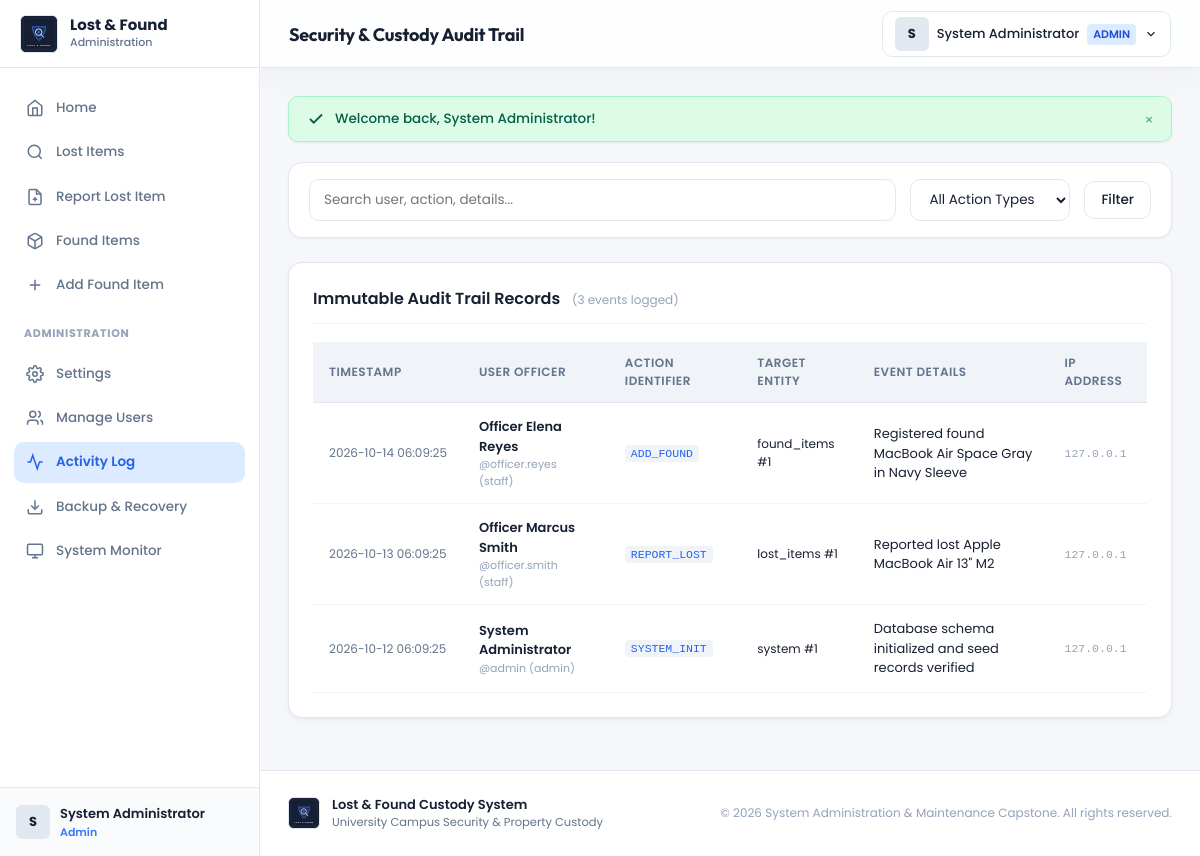
/admin/activity_log.php (signed in), run on the app's committed database.
### tables this page shows
CREATE TABLE `users` (
  `id` int(11) NOT NULL AUTO_INCREMENT,
  `username` varchar(50) NOT NULL,
  `email` varchar(100) NOT NULL,
  `full_name` varchar(100) NOT NULL,
  `role` enum('admin','staff') NOT NULL DEFAULT 'staff',
  `password_hash` varchar(255) NOT NULL,
  `status` enum('active','inactive') NOT NULL DEFAULT 'active',
  `last_login` datetime DEFAULT NULL,
  `created_at` timestamp NOT NULL DEFAULT CURRENT_TIMESTAMP,
  `updated_at` timestamp NOT NULL DEFAULT CURRENT_TIMESTAMP ON UPDATE CURRENT_TIMESTAMP,
  PRIMARY KEY (`id`),
  UNIQUE KEY `uk_username` (`username`),
  UNIQUE KEY `uk_email` (`email`),
  KEY `idx_role` (`role`),
  KEY `idx_status` (`status`)
);

CREATE TABLE `activity_logs` (
  `id` int(11) NOT NULL AUTO_INCREMENT,
  `user_id` int(11) DEFAULT NULL,
  `action` varchar(100) NOT NULL,
  `entity_type` varchar(50) DEFAULT NULL,
  `entity_id` int(11) DEFAULT NULL,
  `details` text DEFAULT NULL,
  `ip_address` varchar(45) DEFAULT NULL,
  `user_agent` varchar(255) DEFAULT NULL,
  `created_at` timestamp NOT NULL DEFAULT CURRENT_TIMESTAMP,
  PRIMARY KEY (`id`),
  KEY `idx_log_user` (`user_id`),
  KEY `idx_log_action` (`action`),
  KEY `idx_log_created` (`created_at`)
);

CREATE TABLE `system_settings` (
  `id` int(11) NOT NULL AUTO_INCREMENT,
  `setting_key` varchar(50) NOT NULL,
  `setting_value` text NOT NULL,
  `setting_group` varchar(50) NOT NULL DEFAULT 'general',
  `description` varchar(255) DEFAULT NULL,
  `updated_at` timestamp NOT NULL DEFAULT CURRENT_TIMESTAMP ON UPDATE CURRENT_TIMESTAMP,
  PRIMARY KEY (`id`),
  UNIQUE KEY `uk_setting_key` (`setting_key`)
);

### includes/auth.php (called while the page is built, shortened)
<?php
function is_logged_in(): bool {
    return !empty($_SESSION['user_id']) && !empty($_SESSION['username']);
}
function current_user(): ?array {
    return [
        'id'        => (int)$_SESSION['user_id'],
        'username'  => (string)$_SESSION['username'],
        'email'     => (string)($_SESSION['email'] ?? ''),
        'full_name' => (string)($_SESSION['full_name'] ?? 'Authorized User'),
        'role'      => (string)($_SESSION['role'] ?? 'staff'),
        'status'    => (string)($_SESSION['status'] ?? 'active')
    ];
}
function is_admin(): bool {
    return is_logged_in() && ($_SESSION['role'] === 'admin');
}

### includes/functions.php (called while the page is built, shortened)
<?php
function e($value): string {
    return htmlspecialchars((string)($value ?? ''), ENT_QUOTES, 'UTF-8');
}
function get_system_setting(string $key, string $default = ''): string {
    try {
        $db = get_db_connection();
        $stmt = $db->prepare("SELECT setting_value FROM system_settings WHERE setting_key = :k LIMIT 1");
        $stmt->execute(['k' => $key]);
        $val = $stmt->fetchColumn();
        if ($val !== false) {
            return (string)$val;
        }
    } catch (Exception $e) {
        error_log('Failed to fetch setting ' . $key . ': ' . $e->getMessage());
    }
    return $default;
}
function get_logo_url(): string {
    if (file_exists(APP_ROOT . '/picture/logo.svg')) {
        return BASE_URL . '/picture/logo.svg';
    }
    return BASE_URL . '/assets/images/logo-fallback.svg';
}

### admin/activity_log.php (the view, shortened to what this page needs)
<?php
require_once APP_ROOT . '/includes/auth.php';
require_once APP_ROOT . '/includes/functions.php';
$db = get_db_connection();
$search = trim($_GET['search'] ?? '');
$page   = max(1, (int)($_GET['page'] ?? 1));
$perPage = 20;
$offset = ($page - 1) * $perPage;
$where = [];
$params = [];
$whereSql = !empty($where) ? 'WHERE ' . implode(' AND ', $where) : '';
$countStmt = $db->prepare(
    "SELECT COUNT(*) FROM activity_logs a
     LEFT JOIN users u ON a.user_id = u.id
     $whereSql"
);
$countStmt->execute($params);
$totalRows = (int)$countStmt->fetchColumn();
$sql = "SELECT a.*, u.username, u.full_name, u.role
        FROM activity_logs a
        LEFT JOIN users u ON a.user_id = u.id
        $whereSql
        ORDER BY a.created_at DESC
        LIMIT $perPage OFFSET $offset";
$stmt = $db->prepare($sql);
$stmt->execute($params);
$logs = $stmt->fetchAll();
$pageHeading = 'Security & Custody Audit Trail';
$activeNav = 'activity_log';
require_once APP_ROOT . '/includes/header.php';
require_once APP_ROOT . '/includes/sidebar.php';
?>
<div class="app-main">
    <?php require_once APP_ROOT . '/includes/navbar.php'; ?>
    <div class="content-wrapper">
        <?php require_once APP_ROOT . '/includes/flash_messages.php'; ?>
        <form method="GET" action="<?= BASE_URL ?>/admin/activity_log.php" class="filter-toolbar">
            <div class="filter-input-wrap">
                <input type="text" name="search" class="form-control" placeholder="Search user, action, details..." value="<?= e($search) ?>">
            </div>
            <div class="filter-select-wrap">
                <select name="action_filter" class="form-control">
                    <option value="">All Action Types</option>
                </select>
            </div>
            <div class="filter-actions">
                <button type="submit" class="btn btn-secondary">Filter</button>
            </div>
        </form>
        <div class="card">
            <div class="card-header">
                <div>
                    <span class="card-title">Immutable Audit Trail Records</span>
                    <span style="font-size: 12px; color: var(--text-muted); margin-left: 8px;">(<?= $totalRows ?> events logged)</span>
                </div>
            </div>
            <div class="table-responsive">
                <table class="table-custom">
                    <thead>
                        <tr>
                            <th>Timestamp</th>
                            <th>User Officer</th>
                            <th>Action Identifier</th>
                            <th>Target Entity</th>
                            <th>Event Details</th>
                            <th>IP Address</th>
                        </tr>
                    </thead>
                    <tbody>
                        <?php if (empty($logs)): ?>
                            <tr><td colspan="6" style="text-align:center;padding:30px;color:var(--text-muted);">No activity records found matching criteria.</td></tr>
                        <?php else: ?>
                            <?php foreach ($logs as $log): ?>
                                <tr>
                                    <td style="font-size:12px;color:var(--text-secondary);white-space:nowrap;">
                                        <?= e($log['created_at']) ?>
                                    </td>
                                    <td>
                                        <div style="font-weight:600;font-size:13px;"><?= e($log['full_name'] ?? 'System') ?></div>
                                        <div style="font-size:11px;color:var(--text-muted);">@<?= e($log['username'] ?? 'sys') ?> (<?= e($log['role'] ?? 'cron') ?>)</div>
                                    </td>
                                    <td>
                                        <code style="font-size:11.5px;background:var(--surface-secondary);padding:2px 6px;border-radius:4px;color:var(--accent-hover);">
                                            <?= e($log['action']) ?>
                                        </code>
                                    </td>
                                    <td style="font-size:12px;">
                                        <?= e($log['entity_type'] ?: '—') ?> <?= $log['entity_id'] ? '#' . (int)$log['entity_id'] : '' ?>
                                    </td>
                                    <td style="font-size:13px;color:var(--text-primary);max-width:320px;">
                                        <?= e($log['details'] ?? '—') ?>
                                    </td>
                                    <td style="font-size:11.5px;color:var(--text-muted);font-family:monospace;">
                                        <?= e($log['ip_address'] ?? '127.0.0.1') ?>
                                    </td>
                                </tr>
                            <?php endforeach; ?>
                        <?php endif; ?>
                    </tbody>
                </table>
            </div>
        </div>
<?php
require_once APP_ROOT . '/includes/footer.php';
?>

### includes/sidebar.php (shortened to what this page needs)
<?php
$user = current_user();
$activeNav = $activeNav ?? '';
$logoUrl = get_logo_url();
?>
<aside class="app-sidebar">
    <div class="sidebar-header">
        <a href="<?= is_admin() ? BASE_URL . '/dashboard.php' : BASE_URL . '/lost_items/index.php' ?>" class="brand-link">
            <div class="brand-logo-container">
                <img src="<?= e($logoUrl) ?>" alt="Lost &amp; Found System Logo" onerror="this.onerror=null; this.src='<?= BASE_URL ?>/assets/images/logo-fallback.svg';">
            </div>
            <div class="brand-info">
                <span class="brand-title">Lost &amp; Found</span>
                <span class="brand-subtitle"><?= is_admin() ? 'Administration' : 'Staff Custody' ?></span>
            </div>
        </a>
    </div>
    <nav class="sidebar-nav">
        <?php if (is_admin()): ?>
            <a href="<?= BASE_URL ?>/dashboard.php" class="nav-link <?= $activeNav === 'home' ? 'active' : '' ?>">
                <svg width="18" height="18" viewBox="0 0 24 24" fill="none" stroke="currentColor" stroke-width="2"><path d="m3 9 9-7 9 7v11a2 2 0 0 1-2 2H5a2 2 0 0 1-2-2z"/><polyline points="9 22 9 12 15 12 15 22"/></svg>
                <span>Home</span>
            </a>
        <?php endif; ?>
        <a href="<?= BASE_URL ?>/lost_items/index.php" class="nav-link <?= $activeNav === 'lost_items' ? 'active' : '' ?>">
            <svg width="18" height="18" viewBox="0 0 24 24" fill="none" stroke="currentColor" stroke-width="2"><circle cx="11" cy="11" r="8"/><line x1="21" y1="21" x2="16.65" y2="16.65"/></svg>
            <span>Lost Items</span>
        </a>
        <a href="<?= BASE_URL ?>/lost_items/report.php" class="nav-link <?= $activeNav === 'report_lost' ? 'active' : '' ?>">
            <svg width="18" height="18" viewBox="0 0 24 24" fill="none" stroke="currentColor" stroke-width="2"><path d="M14 2H6a2 2 0 0 0-2 2v16a2 2 0 0 0 2 2h12a2 2 0 0 0 2-2V8z"/><polyline points="14 2 14 8 20 8"/><line x1="12" y1="18" x2="12" y2="12"/><line x1="9" y1="15" x2="15" y2="15"/></svg>
            <span>Report Lost Item</span>
        </a>
        <a href="<?= BASE_URL ?>/found_items/index.php" class="nav-link <?= $activeNav === 'found_items' ? 'active' : '' ?>">
            <span>Found Items</span>
        </a>
        <a href="<?= BASE_URL ?>/found_items/add.php" class="nav-link <?= $activeNav === 'add_found' ? 'active' : '' ?>">
            <svg width="18" height="18" viewBox="0 0 24 24" fill="none" stroke="currentColor" stroke-width="2"><line x1="12" y1="5" x2="12" y2="19"/><line x1="5" y1="12" x2="19" y2="12"/></svg>
            <span>Add Found Item</span>
        </a>
        <?php if (is_admin()): ?>
            <div class="nav-section-title">Administration</div>
            <a href="<?= BASE_URL ?>/admin/settings.php" class="nav-link <?= $activeNav === 'settings' ? 'active' : '' ?>">
                <span>Settings</span>
            </a>
            <a href="<?= BASE_URL ?>/admin/manage_users.php" class="nav-link <?= $activeNav === 'manage_users' ? 'active' : '' ?>">
                <svg width="18" height="18" viewBox="0 0 24 24" fill="none" stroke="currentColor" stroke-width="2"><path d="M16 21v-2a4 4 0 0 0-4-4H6a4 4 0 0 0-4 4v2"/><circle cx="9" cy="7" r="4"/><path d="M22 21v-2a4 4 0 0 0-3-3.87"/><path d="M16 3.13a4 4 0 0 1 0 7.75"/></svg>
                <span>Manage Users</span>
            </a>
            <a href="<?= BASE_URL ?>/admin/activity_log.php" class="nav-link <?= $activeNav === 'activity_log' ? 'active' : '' ?>">
                <svg width="18" height="18" viewBox="0 0 24 24" fill="none" stroke="currentColor" stroke-width="2"><polyline points="22 12 18 12 15 21 9 3 6 12 2 12"/></svg>
                <span>Activity Log</span>
            </a>
            <a href="<?= BASE_URL ?>/admin/backup_recovery.php" class="nav-link <?= $activeNav === 'backup_recovery' ? 'active' : '' ?>">
                <svg width="18" height="18" viewBox="0 0 24 24" fill="none" stroke="currentColor" stroke-width="2"><path d="M21 15v4a2 2 0 0 1-2 2H5a2 2 0 0 1-2-2v-4"/><polyline points="7 10 12 15 17 10"/><line x1="12" y1="15" x2="12" y2="3"/></svg>
                <span>Backup &amp; Recovery</span>
            </a>
            <a href="<?= BASE_URL ?>/admin/system_monitor.php" class="nav-link <?= $activeNav === 'system_monitor' ? 'active' : '' ?>">
                <svg width="18" height="18" viewBox="0 0 24 24" fill="none" stroke="currentColor" stroke-width="2"><rect x="2" y="3" width="20" height="14" rx="2" ry="2"/><line x1="8" y1="21" x2="16" y2="21"/><line x1="12" y1="17" x2="12" y2="21"/></svg>
                <span>System Monitor</span>
            </a>
        <?php endif; ?>
    </nav>
    <div class="sidebar-footer">
        <div class="sidebar-user-card">
            <div class="user-avatar-badge">
                <?= strtoupper(substr($user['full_name'] ?? 'U', 0, 1)) ?>
            </div>
            <div class="user-details">
                <div class="user-name"><?= e($user['full_name'] ?? 'Staff') ?></div>
                <div class="user-role-badge"><?= e($user['role'] ?? 'staff') ?></div>
            </div>
        </div>
    </div>
</aside>

### includes/navbar.php (shortened to what this page needs)
<?php
$user = current_user();
$pageHeading = $pageHeading ?? 'Overview';
?>
<header class="app-topbar glass-panel">
    <div class="topbar-left">
        <h1 class="topbar-page-title"><?= e($pageHeading) ?></h1>
    </div>
    <div class="topbar-right">
        <?php if ($user): ?>
            <div class="profile-menu">
                <button type="button" class="profile-trigger" id="profileTrigger" aria-expanded="false">
                    <div class="user-avatar-badge">
                        <?= strtoupper(substr($user['full_name'], 0, 1)) ?>
                    </div>
                    <span style="font-weight: 500;"><?= e($user['full_name']) ?></span>
                    <span style="font-size: 11px; padding: 2px 6px; border-radius: 4px; background: <?= is_admin() ? '#DCEBFF' : '#E2E8F0' ?>; color: <?= is_admin() ? '#1D4ED8' : '#475569' ?>; font-weight: 600; text-transform: uppercase;">
                        <?= e($user['role']) ?>
                    </span>
                    <svg width="14" height="14" viewBox="0 0 24 24" fill="none" stroke="currentColor" stroke-width="2"><path d="m6 9 6 6 6-6"/></svg>
                </button>
            </div>
        <?php endif; ?>
    </div>
</header>

### includes/footer.php (shortened to what this page needs)
<?php
$orgName = get_system_setting('organization_name', 'Campus Security & Property Custody');
$sysName = get_system_setting('system_name', 'Lost & Found Management System');
$logoUrl = get_logo_url();
?>
    </div>
    <footer style="margin-top: auto; background: #FFFFFF; border-top: 1px solid var(--border-color); padding: 24px 28px;">
        <div style="max-width: 1400px; margin: 0 auto; display: flex; flex-wrap: wrap; justify-content: space-between; align-items: center; gap: 16px;">
            <div style="display: flex; align-items: center; gap: 12px;">
                <div style="width: 32px; height: 32px; border-radius: 6px; overflow: hidden; background: #172033; display: flex; align-items: center; justify-content: center; border: 1px solid var(--border-color);">
                    <img src="<?= e($logoUrl) ?>" alt="Logo" style="width: 100%; height: 100%; object-fit: contain; border-radius: 0;">
                </div>
                <div>
                    <div style="font-size: 13px; font-weight: 600; color: var(--text-primary);"><?= e($sysName) ?></div>
                    <div style="font-size: 11.5px; color: var(--text-secondary);"><?= e($orgName) ?></div>
                </div>
            </div>
            <div style="font-size: 12px; color: var(--text-muted);">
                &copy; <?= date('Y') ?> System Administration &amp; Maintenance Capstone. All rights reserved.
            </div>
        </div>
    </footer>
    </div>
</div>
</body>
</html>

### data on the page
users: full_name "S", full_name "System Administrator", role "Admin", role "ADMIN"
activity_logs: created_at "2026-10-14 06:09:25", user.full_name "Officer Elena Reyes", user.username "officer.reyes", user.role "staff", action "ADD_FOUND", entity_type "found_items", entity "1", details "Registered found MacBook Air Space Gray in Navy Sleeve", ip_address "127.0.0.1"
activity_logs: created_at "2026-10-13 06:09:25", user.full_name "Officer Marcus Smith", user.username "officer.smith", user.role "staff", action "REPORT_LOST", entity_type "lost_items", entity "1", details "Reported lost Apple MacBook Air 13\" M2", ip_address "127.0.0.1"
activity_logs: created_at "2026-10-12 06:09:25", user.full_name "System Administrator", user.username "admin", user.role "admin", action "SYSTEM_INIT", entity_type "system", entity "1", details "Database schema initialized and seed records verified", ip_address "127.0.0.1"
system_settings: setting_value "Lost & Found Custody System"
system_settings: setting_value "University Campus Security & Property Custody"

### other printed values
$pageHeading "Security & Custody Audit Trail"
$flash['message'] "Welcome back, System Administrator!"
$totalRows "3"
